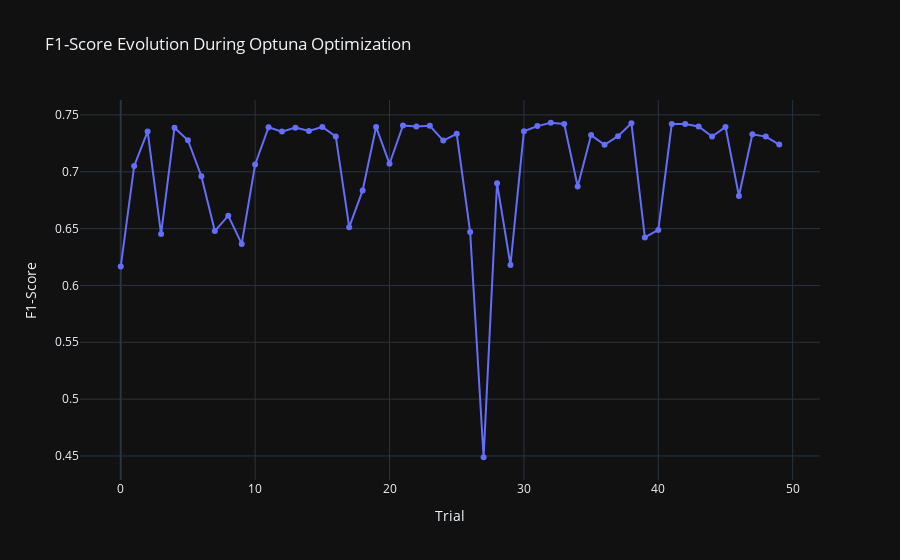

The notebook cell saved with this chart:
### Code cell
visualizations['f1_score_evolution']

### Figure 1 — Plotly figure (JSON) as saved in the notebook; plotly's stock layout.template omitted (floating-point values rounded to 4 significant figures)
{"data": [{"mode": "lines+markers", "name": "F1-score", "type": "scatter", "x": [0, 1, 2, 3, 4, 5, 6, 7, 8, 9, 10, 11, 12, 13, 14, 15, 16, 17, 18, 19, 20, 21, 22, 23, 24, 25, 26, 27, 28, 29, 30, 31, 32, 33, 34, 35, 36, 37, 38, 39, 40, 41, 42, 43, 44, 45, 46, 47, 48, 49], "y": [0.6166, 0.7051, 0.7355, 0.6452, 0.7388, 0.7277, 0.6961, 0.6478, 0.6614, 0.6366, 0.7064, 0.7392, 0.7353, 0.7388, 0.7358, 0.7394, 0.7311, 0.6512, 0.6835, 0.7394, 0.707, 0.7407, 0.7397, 0.7405, 0.7274, 0.7334, 0.647, 0.4489, 0.69, 0.618, 0.7356, 0.7401, 0.7431, 0.742, 0.6871, 0.7323, 0.7237, 0.7313, 0.7427, 0.6422, 0.6488, 0.742, 0.742, 0.7398, 0.731, 0.7395, 0.6787, 0.7329, 0.7309, 0.7239]}], "layout": {"title": {"text": "F1-Score Evolution During Optuna Optimization"}, "xaxis": {"title": {"text": "Trial"}}, "yaxis": {"title": {"text": "F1-Score"}}}}
